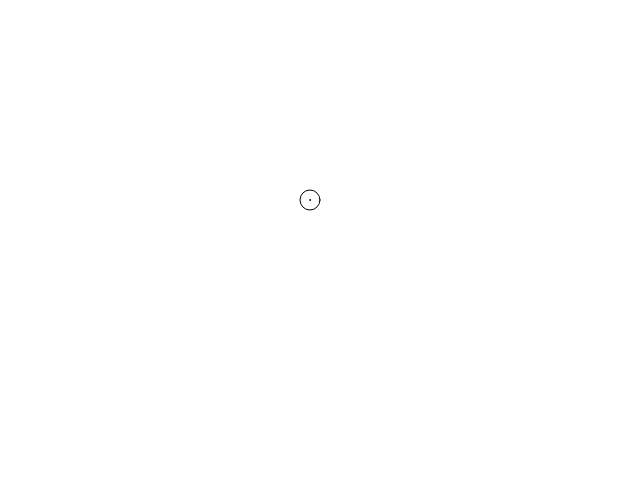
Frame 1 (no input)
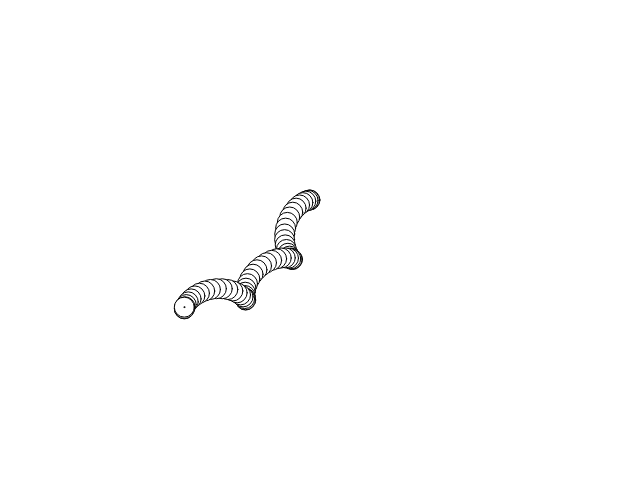
Frame 60 (no input)
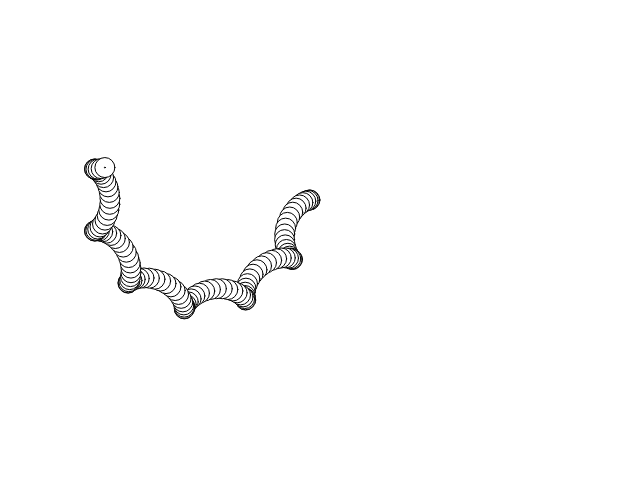
Frame 120 (the mouse pressed at the canvas centre since frame 60)

The p5.js sketch that drew these frames (run headless with seeded random() and noise() and a simulated clock; from frame 60 on, the mouse is pressed at the canvas centre):

// p5.js sketch
// ── sketch.js
function setup() {
    createCanvas(640, 480);
}

let T = 0.0;
let R_stationary = 100;
let R_moving = 10;
let speed = 10;

// Есть неподвижная окружность, а есть та, которая катится без проскальзования
// Надо для произвольного T найти угол между горизонталью и направлением на центр движужегося колеса

function draw() {
    let S = speed * T;         // пройденный линейный путь
    let A = S / R_stationary;  // угол между горизонталью и направленем на центр движужегося колеса
    let B = -S / R_moving;      // угол проворта движущегося колеса

    let x_center_moving = R_stationary * Math.cos(A); // центр подвижного колеса
    let y_center_moving = R_stationary * Math.sin(A); // центр подвижного колеса
    let x_moving = R_moving * Math.cos(B); // в системе подвижного колеса это координата жвачки
    let y_moving = R_moving * Math.sin(B); 
    let x = x_center_moving + x_moving; // координата точки
    let y = y_center_moving + y_moving; // координата точки
    ellipse(200 + x_center_moving + x_moving, 200 + y_center_moving + y_moving, R_moving * 2, R_moving * 2);
    ellipse(200 + x, 200 + y, 1, 1);
    T += 0.3;
}
